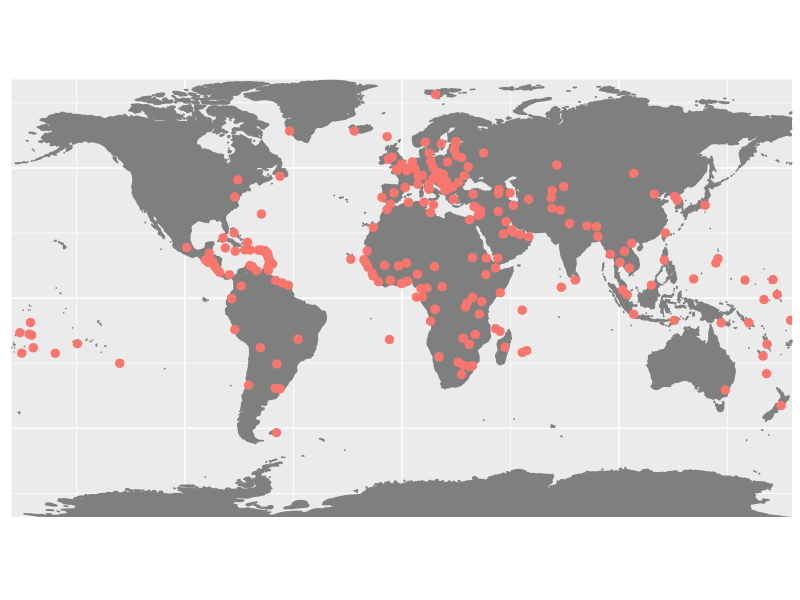

This chart was generated by the following R code: (Note: this script raises an error after producing the figure.)
library(maps)
library(ggplot2)
library(dplyr)
library(geosphere)
library(gtable)
library(grid)

capitals <- world.cities %>%
  filter(capital == 1) %>%
  mutate(weight = log(pop)) %>%
  select(lat, long, weight)

set.seed(12345)

origin_lat = 68.073611
origin_long = 29.315278
initial_temperature <- 1.0
max_leg_weight <- 200

refine_route <- function(route, temp) {
  new_route <- as_tibble(route)
  row_order <- 1:nrow(new_route)
  num_to_swap <- (runif(1, 0, temp) * 5) + 1
  for (idx in 1:num_to_swap) {
    entries <- as.integer(runif(c(1, 1), 0, nrow(new_route)))
    row_order[entries] = row_order[rev(entries)]
  }
  new_route[row_order, ]
}

add_home_base_visits <- function(route) {
  new_route <- tibble(lat = origin_lat, long = origin_long)
  lats <- c(origin_lat)
  longs <- c(origin_long)

  current_weight <- 0
  for (idx in 1:nrow(route)) {
    next_dest <- route[idx, ]
    if (current_weight + next_dest$weight >= max_leg_weight) {
      lats <- c(lats, origin_lat)
      longs <- c(longs, origin_long)
      current_weight <- 0
    }
    lats <- c(lats, next_dest$lat)
    longs <- c(longs, next_dest$long)
    current_weight <- current_weight + next_dest$weight
  }
  lats <- c(lats, origin_lat)
  longs <- c(longs, origin_long)

  tibble(lat = lats, long = longs)
}

distances_for_cities <- list()

m_dist <- function(long, lat, long2, lat2) {
  key <- paste(
    round(long, digits = 2),
    round(lat, digits = 2),
    round(long2, digits = 2),
    round(lat2, digits = 2),
    sep = "+")
  if (is.null(distances_for_cities[[key]])) {
    distances_for_cities[[key]] <<- distm(c(long, lat), c(long2, lat2), fun = distHaversine)
  }
  distances_for_cities[[key]]
}

calculate_route_total_cost <- function(route) {
  sum(apply(route %>%
    add_home_base_visits(.) %>%
    mutate(
      next_long = lead(long),
      next_lat = lead(lat)
    ) %>% filter(complete.cases(.)), 1, function(x) {
      m_dist(x[[2]], x[[1]], x[[3]], x[[4]])
    }))
}

initial_route <- as_tibble(capitals %>% sample())

route_to_segments <- function(route) {
  points <- route %>%
    add_home_base_visits(.) %>%
    mutate(
      latend = lead(lat),
      longend = lead(long)
    ) %>%
    na.omit

  (gcIntermediate(
       points %>% select(long, lat),
       points %>% select(longend, latend),
       breakAtDateLine = TRUE,
       addStartEnd = TRUE
    ) %>%
      purrr::map(function(x) { if (!is.list(x)) { list(x) } else { x }}) %>%
      purrr::flatten() %>%
      purrr::map(as.data.frame)) %>%
      purrr::map(function(x) {
        x %>%
          mutate(
            latend = lead(lat),
            long = lon,
            longend = lead(long)
          ) %>%
          filter(complete.cases(.))
      }) %>%
      bind_rows()
}

current_route <- initial_route
temperature <- initial_temperature
prob_choose_worse <- 0.01
cost_history <- calculate_route_total_cost(current_route)

select_better_route <- function(current_route,
                                current_cost,
                                suggested_route,
                                temp = NULL) {
  if (is.null(temp)) {
    stop("Temperature cannot be null")
  }
  
  new_cost <- calculate_route_total_cost(suggested_route)
  should_choose_worse <- (runif(1) < prob_choose_worse * temp)
  if (is.null(current_cost) || new_cost < current_cost || should_choose_worse) {
    list(
      cost = new_cost,
      route = suggested_route
    )
  } else {
    list(
      cost = current_cost,
      route = current_route
    )
  }
}

g_map <- ggplot() +
  borders("world", colour="gray50", fill="gray50") +
  geom_point(data = capitals,
             aes(x = long, y = lat, colour = "red"),
             size = 2.5,
             show.legend = FALSE) +
  theme(axis.title=element_blank(),
        axis.text=element_blank(),
        axis.ticks=element_blank()) +
  coord_equal(expand = FALSE,
              xlim = c(-180, 180),
              ylim = c(-84, 84),
              ratio = 1.2)

gt <- gtable(widths = unit(c(1, .5, .9, .1), "null"), 
             heights = unit(c(.2, 1, 1, .75, .1), "null"))

plot_route <- function(route, cost_history) {
  cost_hist <- data.frame(cost = cost_history)
  
  g_cost <- ggplot() +
    geom_line(data = cost_hist, aes(x=1:nrow(cost_hist), y=cost), size = 1) +
    theme(axis.title=element_blank(),
          axis.text=element_blank(),
          axis.ticks=element_blank(),
          plot.background = element_rect(
            fill = "white",
            colour = "grey75",
            size = 1
          ),
          plot.caption = element_text(vjust = 2.5, hjust = 0.5, size=rel(2.5)),
          plot.margin = margin(t = 0.1, l = 0, b = 0, r = 0.1, "cm")) +
    labs(caption="Cost") +
    geom_text(data = 
                data.frame(x = c((nrow(cost_hist) + 1) / 2),
                           y = c(1), 
                           text = c(last(cost_history))),
              aes(x, y, label = as.integer(text)),
              size = 25,
              vjust = "bottom")
  
  p1 <- ggplotGrob(g_map + geom_segment(data = route_to_segments(route), aes(x = long, y = lat, xend = longend, yend = latend),
                                        size = 0.5))
  gt <- gtable_add_grob(gt, p1, t = 1, b = 5, l = 1, r = 4)
  
  p2 <- ggplotGrob(g_cost)
  gt <- gtable_add_grob(gt, p2, t = 4, b = 4, l = 3, r = 3)
}


rounds <- 1
prev_cost <- NULL

for (i in 1:rounds) {
  current_route <- select_best_route(
    refine_route(current_route, temperature),
    current_route,
    temp = temperature
  )
  current_cost <- calculate_route_total_cost(current_route)
  if (is.null(prev_cost) || current_cost < prev_cost) {
    cost_history <- c(cost_history, current_cost)
    temperature <- temperature * (1 - (i / rounds))
    g <- plot_route(current_route, cost_history)
    out_filename <- paste0("route", length(cost_history), ".png")
    width_px <- 3840
    height_px <- 2160
    out_dpi <- 72
    ggsave(out_filename,
           plot = g,
           device = "png",
           dpi = out_dpi,
           width = width_px / out_dpi,
           height = height_px / out_dpi,
           units = "in",
           limitsize = FALSE)
    graphics.off()
    prev_cost <- current_cost
  }
}
